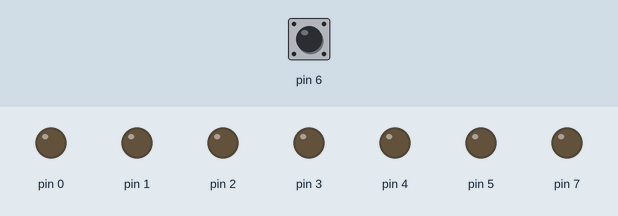
Recording of a sketch running on a simulated Arduino Uno, built with avr-gcc and run on an emulated ATmega328P. Shown: output pins drawn as LEDs (lit = HIGH). The inputs (shaded band) are chosen by the test bench; at power-on: pin 6 HIGH.

Above: at 1.2 s.
1.3 s: pin 6 pulled LOW for 0.15 s
At 2.5 s:
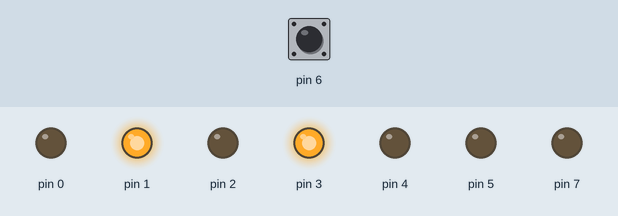
2.9 s: pin 6 pulled LOW for 1 s
At 3.9 s:
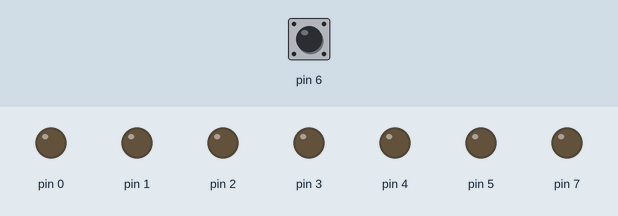
5.4 s: pin 6 pulled LOW for 3.2 s
At 5.8 s:
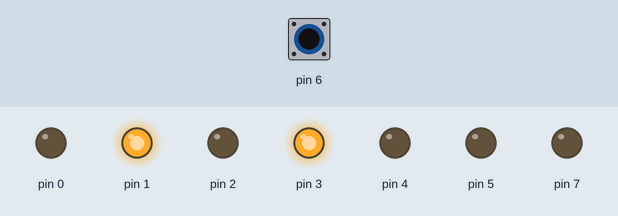
Timing chart, 0 to 8.4 s (numbered marks = the images above; inputs shaded):
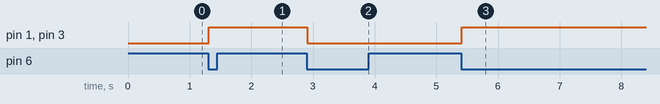

The sketch:

Lab02Zad02.ino
```cpp
bool diodeOn;
bool switchState;
bool oldSwitchState;

void setup()
{
  	DDRD = B10111111;
  	PORTD = B01000000;
}

void loop()
{

  switchState = bitRead(PIND, 6);

if (oldSwitchState != switchState) {

    oldSwitchState = switchState;
    delay(10);
    switchState = bitRead(PIND, 6);
    if(!switchState) {
     // obsługa zbocza malejacego
     diodeOn = !diodeOn;
    }
    else {
      //obsluga zbocza rosnacego
    }
  }
  if(diodeOn) {
    PORTD = B01001010;
  }
  else {
    PORTD = B01000000;
  }
}
```

Measured:
- after the input at 1.3 s, pin 1, pin 3: LOW → HIGH at once
- after the input at 2.9 s, pin 1, pin 3: HIGH → LOW at once
- after the input at 5.4 s, pin 1, pin 3: LOW → HIGH at once
